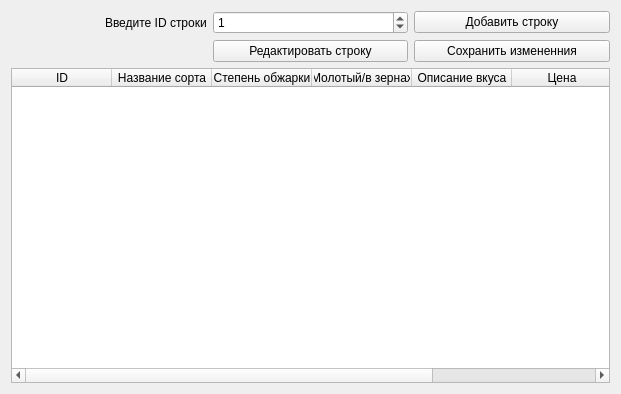
<?xml version="1.0" encoding="UTF-8"?>
<ui version="4.0">
 <class>addEditCoffeeForm</class>
 <widget class="QWidget" name="addEditCoffeeForm">
  <property name="geometry">
   <rect>
    <x>0</x>
    <y>0</y>
    <width>621</width>
    <height>394</height>
   </rect>
  </property>
  <property name="sizePolicy">
   <sizepolicy hsizetype="Preferred" vsizetype="Preferred">
    <horstretch>0</horstretch>
    <verstretch>0</verstretch>
   </sizepolicy>
  </property>
  <property name="windowTitle">
   <string>Добавить, редактировать</string>
  </property>
  <layout class="QGridLayout" name="gridLayout">
   <item row="0" column="0" alignment="Qt::AlignRight">
    <widget class="QLabel" name="label">
     <property name="text">
      <string>Введите ID строки</string>
     </property>
    </widget>
   </item>
   <item row="0" column="1">
    <widget class="QSpinBox" name="spinBox">
     <property name="value">
      <number>1</number>
     </property>
    </widget>
   </item>
   <item row="2" column="1">
    <widget class="QPushButton" name="pushButtonEdit">
     <property name="text">
      <string>Редактировать строку</string>
     </property>
    </widget>
   </item>
   <item row="0" column="2">
    <widget class="QPushButton" name="pushButtonAdd">
     <property name="text">
      <string>Добавить строку</string>
     </property>
    </widget>
   </item>
   <item row="2" column="2">
    <widget class="QPushButton" name="pushButtonSave">
     <property name="text">
      <string>Сохранить измененния</string>
     </property>
    </widget>
   </item>
   <item row="5" column="0" colspan="3">
    <widget class="QTableWidget" name="tableWidget">
     <column>
      <property name="text">
       <string>ID</string>
      </property>
     </column>
     <column>
      <property name="text">
       <string>Название сорта</string>
      </property>
     </column>
     <column>
      <property name="text">
       <string>Степень обжарки</string>
      </property>
     </column>
     <column>
      <property name="text">
       <string>Молотый/в зернах</string>
      </property>
     </column>
     <column>
      <property name="text">
       <string>Описание вкуса</string>
      </property>
     </column>
     <column>
      <property name="text">
       <string>Цена</string>
      </property>
     </column>
     <column>
      <property name="text">
       <string>Объем упаковки</string>
      </property>
     </column>
    </widget>
   </item>
   <item row="2" column="0">
    <widget class="QLabel" name="label_info">
     <property name="font">
      <font>
       <kerning>true</kerning>
      </font>
     </property>
     <property name="text">
      <string/>
     </property>
     <property name="alignment">
      <set>Qt::AlignCenter</set>
     </property>
    </widget>
   </item>
  </layout>
 </widget>
 <resources/>
 <connections/>
</ui>
